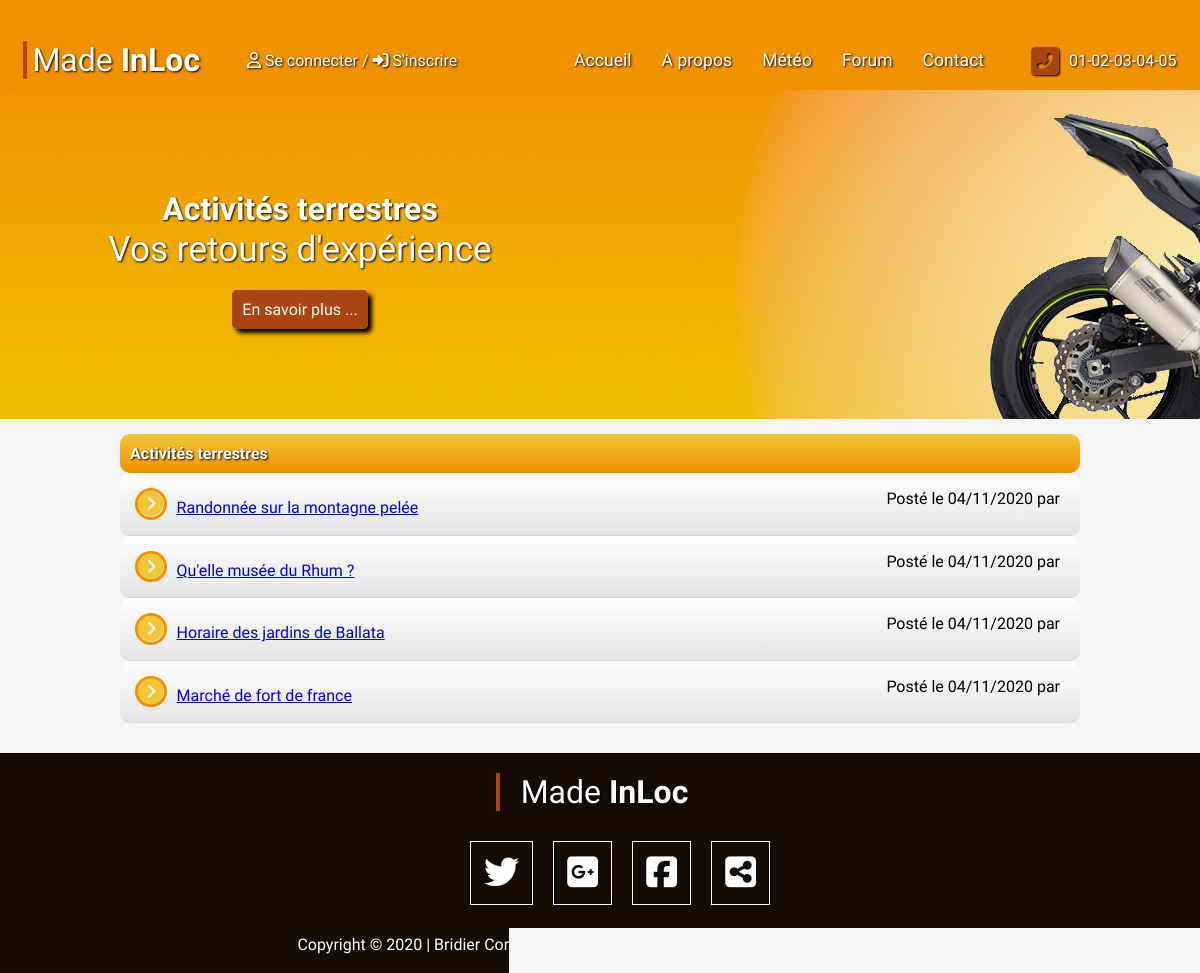
Before: /index.php?controller=forum&action=forumTopic&category_id=7&title=Activités terrestres with the older database file.
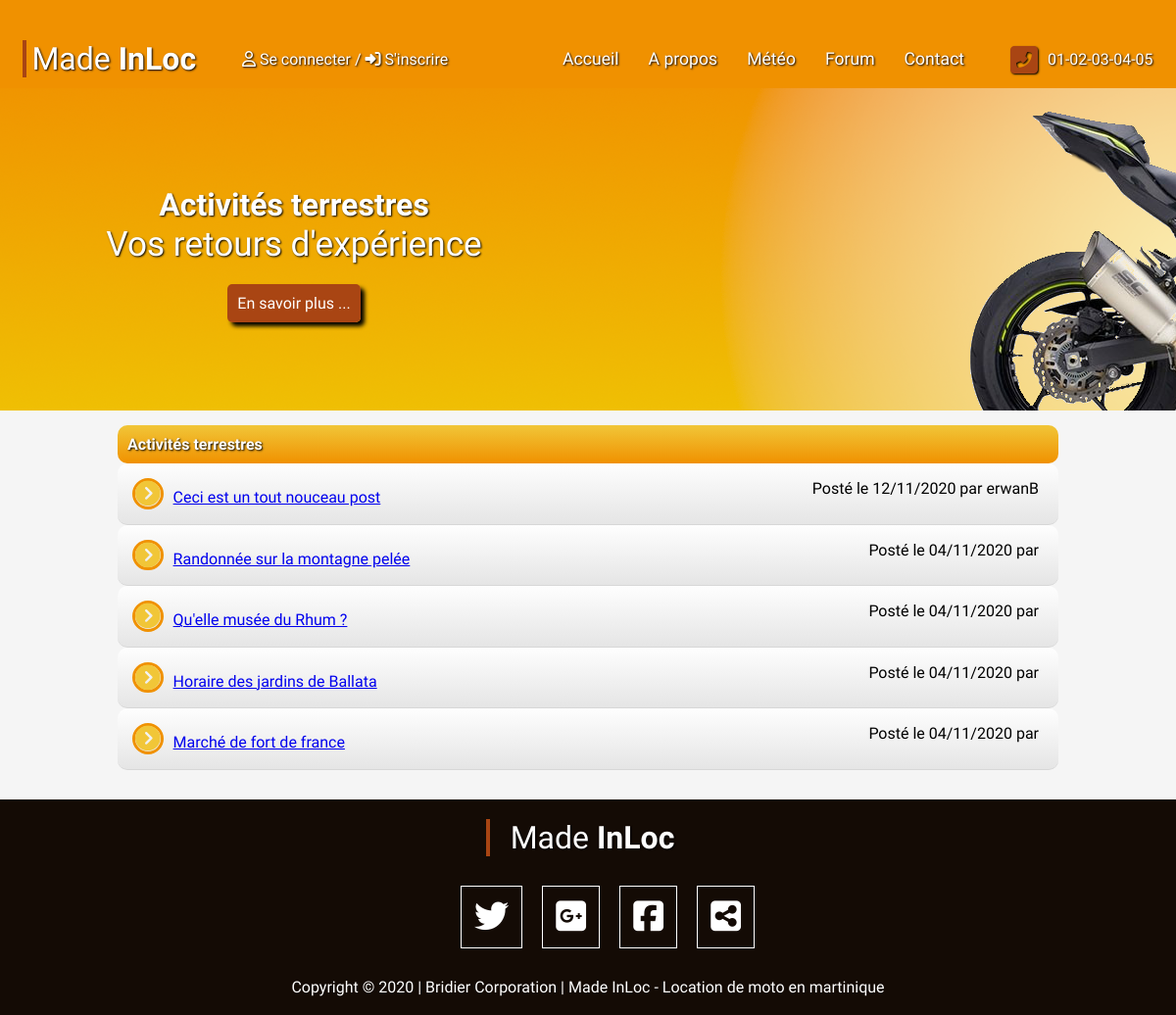
After: the same page with the newer database file.
### tables this page shows
CREATE TABLE `topic` (
  `id` int(11) NOT NULL,
  `author` varchar(255) NOT NULL,
  `author_inscription` varchar(255) DEFAULT NULL,
  `author_team` int(11) NOT NULL,
  `category_id` int(11) NOT NULL COMMENT '1 Retour Balade / 2 Vos balades/ 3 balade étranger/ 4 Presentation / 5 Préparation / 6 Méca / 7 acti terrestra / 8 acti nautique / 9 pointde vue',
  `title` varchar(255) NOT NULL,
  `content` text NOT NULL,
  `date_creation` datetime NOT NULL DEFAULT CURRENT_TIMESTAMP
);

### controller/forumController.php (called while the page is built, shortened)
<?php
Class ForumController extends Controller{
    private $forumManager;
    public function __construct(){
        $this->forumManager = new ForumManager();
    }
    public function forumTopic(){
        $topics = $this->forumManager->getTopics($_GET['category_id']);
        $this->genererVue(array('topics' => $topics));
    }
}

### controller/router.php (called while the page is built, shortened)
<?php
class Router {
  public function routerRequest() {
    try {
      $requete = new Requete(array_merge($_GET, $_POST));
      $controller = $this->creerControleur($requete);
      $action = $this->creerAction($requete);
      $controller->executerAction($action);
    }
    catch (Exception $e) {
      $this->gererErreur($e);
    }
  }
  private function creerControleur(Requete $requete) {
    $controller = "Index";
    if ($requete->existeParametre('controller')) {
      $controller = $requete->getParametre('controller');
      $controller = ucfirst(strtolower($controller));
    }
    $classeController = $controller . "Controller" ;
    $fichierController = $classeController . ".php";
    if (file_exists('controller/' . $fichierController)) {
      $controller = new $classeController();
      $controller->setRequete($requete);
      return $controller;
    }
    else
      throw new Exception("Fichier '$fichierController' introuvable");
  }
  private function creerAction(Requete $requete) {
    $action = "Index";
    if ($requete->existeParametre('action')) {
        $action = $requete->getParametre('action');
    }
    return $action;
  }
}

### index.php (called while the page is built, shortened)
<?php
require 'controller/router.php';
$router = new Router();
$router->routerRequest();

### model/forumManager.php (called while the page is built, shortened)
<?php
require_once("model/manager.php");
class ForumManager extends Manager
{
    public function getTopics($category_id){
        $sql = 'SELECT *, DATE_FORMAT(date_creation, \'%d/%m/%Y\') AS date_creation  FROM topic WHERE category_id = ? ORDER BY id DESC';
        $getTopics = $this->executerRequete($sql, array($category_id));
        return $getTopics;
    }
}

### model/manager.php (called while the page is built)
<?php
abstract class Manager {
    private $db;
    protected function executerRequete($sql, $params = null) {
    if ($params == null) {
        $resultat = $this->getDb()->query($sql);
    }
    else {
        $resultat = $this->getDb()->prepare($sql);
        $resultat->execute($params);
    }
    return $resultat;
    }
    private function getDb() {
    if ($this->db == null) {
        $this->db = new PDO('mysql:host=localhost;dbname=MadInLoc;charset=utf8',
        'root', 'root', array(PDO::ATTR_ERRMODE => PDO::ERRMODE_EXCEPTION));
    }
    return $this->db;
    }
}

### view/ForumController/forumTopic.php (the view, shortened to what this page needs)
<img src="public/img/banner/index_banner.png" alt="banner_background" class="banner_img">
<section class="banner">
    <h3><?= $_GET['title'];?>
    </h3>
    <p>Vos retours d'expérience</p>
    <a href=""> En savoir plus ...</a>
</section>
<div class="block_invisible"></div>
<section class="content_body">
    <article>
            <aside>
                <h4 class="titleForm titleForum"><?=$_GET['title']?></h4>
                <ul class="balade forum">
                <?php
                while ($data = $topics->fetch()){
                ?>
                    <li>
                        <p class="titleSection"><a href="index.php?controller=forum&amp;action=forumComment&amp;topic_id=<?=$data['id']?>"><i class="fas fa-chevron-circle-right"></i><?=$data['title']?></a></p>
                        <p class="dateCreation">Posté le <?=$data['date_creation']?> par <?=$data['author']?></p>
                    </li>
                <?php
                }
                ?>
            </aside>
    </article>
</section>

Changed rows visible on the page:
added topic: title "Ceci est un tout nouceau post", date_creation "12/11/2020", author "erwanB"
